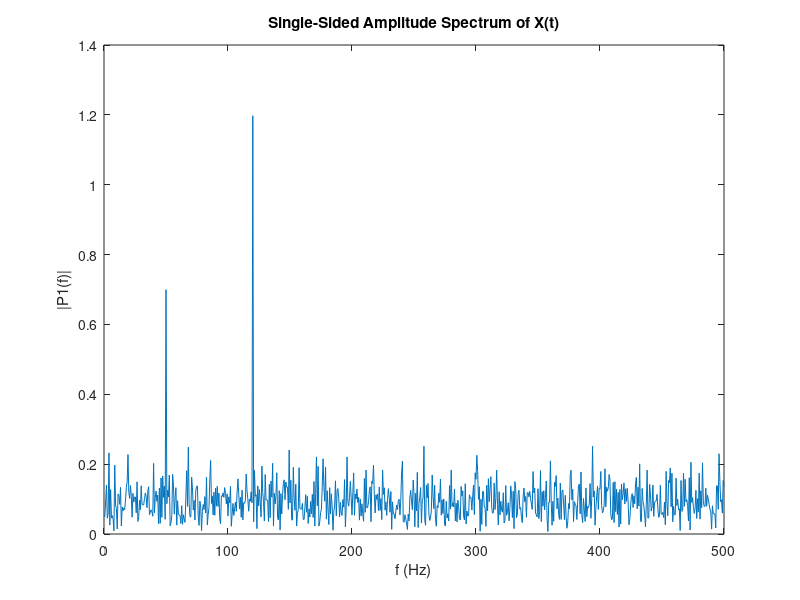

Source code (MATLAB):
Fs = 1000;            % Sampling frequency                    
T = 1/Fs;             % Sampling period       
L = 1500;             % Length of signal
t = (0:L-1)*T;        % Time vector
S = 0.7*sin(2*pi*50*t) + sin(2*pi*120*t);
X = S + 2*randn(size(t));
Y = fft(X);
P2 = abs(Y/L);
P1 = P2(1:L/2+1);
P1(2:end-1) = 2*P1(2:end-1);
f = Fs*(0:(L/2))/L;
plot(f,P1) 
title('Single-Sided Amplitude Spectrum of X(t)')
xlabel('f (Hz)')
ylabel('|P1(f)|')